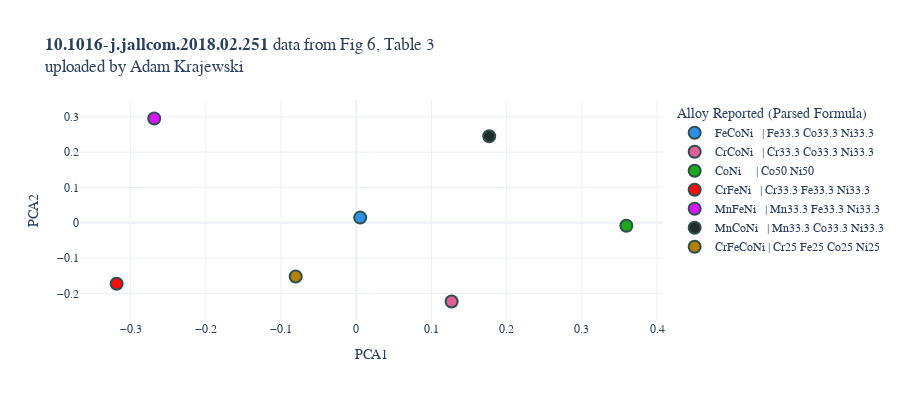
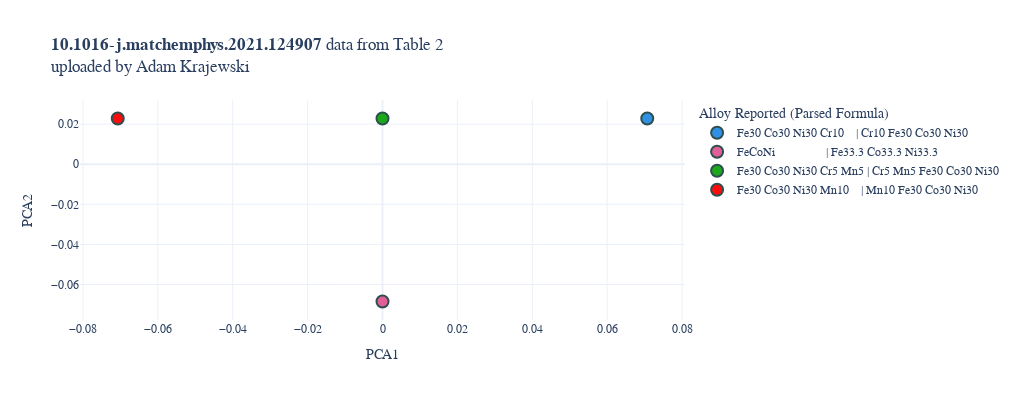
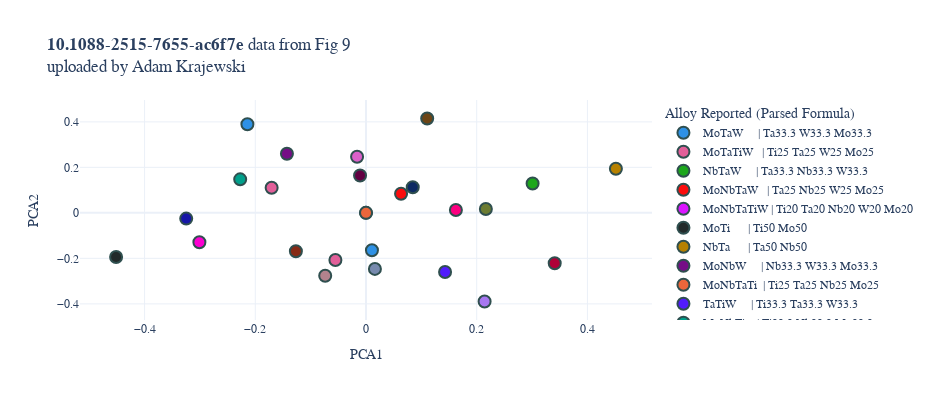

Notebook cell for these charts, in order:
### Markdown cell above
To focus on a single researcher's uploads, just like before, simply set the `name` field. Now, only DOIs from studies that were (at least partially) uploaded by the specified researcher will be returned by `get_allDOIs`.

### Code cell
sDOI = analysis.SingleDOIAnalyzer(doi='', name='Adam Krajewski')
doiList = sDOI.get_allDOIs() # Only considers DOIs with Adam's contributions
print(f"{len(doiList)} DOIs to process")
for doi in doiList[0:10]:
    sDOI.setDOI(doi)
    sDOI.get_compVecs_2DPCA()
    sDOI.analyze_compVecs_2DPCA(
        minSamples=4,
        showFigure=True
        )

### Figure 1 — Plotly figure (JSON) as saved in the notebook; plotly's stock layout.template omitted (floating-point values rounded to 4 significant figures)
{"data": [{"hovertemplate": "<b>%{hovertext}</b><br><br>Alloy Reported (Parsed Formula)=FeCoNi   | Fe33.3 Co33.3 Ni33.3<br>PCA1=%{x}<br>PCA2=%{y}<extra></extra>", "hovertext": ["F: Fe1 Co1 Ni1<br>PF: Fe33.3 Co33.3 Ni33.3<br>Raw: FeCoNi<br>RF: Fe1 Co1 Ni1"], "legendgroup": "FeCoNi   | Fe33.3 Co33.3 Ni33.3", "marker": {"color": "#2E91E5", "line": {"color": "DarkSlateGrey", "width": 2}, "size": 12, "symbol": "circle"}, "mode": "markers", "name": "FeCoNi   | Fe33.3 Co33.3 Ni33.3", "orientation": "v", "showlegend": true, "type": "scatter", "x": [0.005192], "xaxis": "x", "y": [0.01477], "yaxis": "y"}, {"hovertemplate": "<b>%{hovertext}</b><br><br>Alloy Reported (Parsed Formula)=CrCoNi   | Cr33.3 Co33.3 Ni33.3<br>PCA1=%{x}<br>PCA2=%{y}<extra></extra>", "hovertext": ["F: Cr1 Co1 Ni1<br>PF: Cr33.3 Co33.3 Ni33.3<br>Raw: CrCoNi<br>RF: Cr1 Co1 Ni1"], "legendgroup": "CrCoNi   | Cr33.3 Co33.3 Ni33.3", "marker": {"color": "#E15F99", "line": {"color": "DarkSlateGrey", "width": 2}, "size": 12, "symbol": "circle"}, "mode": "markers", "name": "CrCoNi   | Cr33.3 Co33.3 Ni33.3", "orientation": "v", "showlegend": true, "type": "scatter", "x": [0.1268], "xaxis": "x", "y": [-0.2224], "yaxis": "y"}, {"hovertemplate": "<b>%{hovertext}</b><br><br>Alloy Reported (Parsed Formula)=CoNi     | Co50 Ni50           <br>PCA1=%{x}<br>PCA2=%{y}<extra></extra>", "hovertext": ["F: Co1 Ni1<br>PF: Co50 Ni50<br>Raw: CoNi<br>RF: Co1 Ni1"], "legendgroup": "CoNi     | Co50 Ni50           ", "marker": {"color": "#1CA71C", "line": {"color": "DarkSlateGrey", "width": 2}, "size": 12, "symbol": "circle"}, "mode": "markers", "name": "CoNi     | Co50 Ni50           ", "orientation": "v", "showlegend": true, "type": "scatter", "x": [0.3592], "xaxis": "x", "y": [-0.008169], "yaxis": "y"}, {"hovertemplate": "<b>%{hovertext}</b><br><br>Alloy Reported (Parsed Formula)=CrFeNi   | Cr33.3 Fe33.3 Ni33.3<br>PCA1=%{x}<br>PCA2=%{y}<extra></extra>", "hovertext": ["F: Cr1 Fe1 Ni1<br>PF: Cr33.3 Fe33.3 Ni33.3<br>Raw: CrFeNi<br>RF: Cr1 Fe1 Ni1"], "legendgroup": "CrFeNi   | Cr33.3 Fe33.3 Ni33.3", "marker": {"color": "#FB0D0D", "line": {"color": "DarkSlateGrey", "width": 2}, "size": 12, "symbol": "circle"}, "mode": "markers", "name": "CrFeNi   | Cr33.3 Fe33.3 Ni33.3", "orientation": "v", "showlegend": true, "type": "scatter", "x": [-0.3187], "xaxis": "x", "y": [-0.1721], "yaxis": "y"}, {"hovertemplate": "<b>%{hovertext}</b><br><br>Alloy Reported (Parsed Formula)=MnFeNi   | Mn33.3 Fe33.3 Ni33.3<br>PCA1=%{x}<br>PCA2=%{y}<extra></extra>", "hovertext": ["F: Mn1 Fe1 Ni1<br>PF: Mn33.3 Fe33.3 Ni33.3<br>Raw: MnFeNi<br>RF: Mn1 Fe1 Ni1"], "legendgroup": "MnFeNi   | Mn33.3 Fe33.3 Ni33.3", "marker": {"color": "#DA16FF", "line": {"color": "DarkSlateGrey", "width": 2}, "size": 12, "symbol": "circle"}, "mode": "markers", "name": "MnFeNi   | Mn33.3 Fe33.3 Ni33.3", "orientation": "v", "showlegend": true, "type": "scatter", "x": [-0.2687], "xaxis": "x", "y": [0.295], "yaxis": "y"}, {"hovertemplate": "<b>%{hovertext}</b><br><br>Alloy Reported (Parsed Formula)=MnCoNi   | Mn33.3 Co33.3 Ni33.3<br>PCA1=%{x}<br>PCA2=%{y}<extra></extra>", "hovertext": ["F: Mn1 Co1 Ni1<br>PF: Mn33.3 Co33.3 Ni33.3<br>Raw: MnCoNi<br>RF: Mn1 Co1 Ni1"], "legendgroup": "MnCoNi   | Mn33.3 Co33.3 Ni33.3", "marker": {"color": "#222A2A", "line": {"color": "DarkSlateGrey", "width": 2}, "size": 12, "symbol": "circle"}, "mode": "markers", "name": "MnCoNi   | Mn33.3 Co33.3 Ni33.3", "orientation": "v", "showlegend": true, "type": "scatter", "x": [0.1768], "xaxis": "x", "y": [0.2447], "yaxis": "y"}, {"hovertemplate": "<b>%{hovertext}</b><br><br>Alloy Reported (Parsed Formula)=CrFeCoNi | Cr25 Fe25 Co25 Ni25 <br>PCA1=%{x}<br>PCA2=%{y}<extra></extra>", "hovertext": ["F: Cr1 Fe1 Co1 Ni1<br>PF: Cr25 Fe25 Co25 Ni25<br>Raw: CrFeCoNi<br>RF: Cr1 Fe1 Co1 Ni1"], "legendgroup": "CrFeCoNi | Cr25 Fe25 Co25 Ni25 ", "marker": {"color": "#B68100", "line": {"color": "DarkSlateGrey", "width": 2}, "size": 12, "symbol": "circle"}, "mode": "markers", "name": "CrFeCoNi | Cr25 Fe25 Co25 Ni25 ", "orientation": "v", "showlegend": true, "type": "scatter", "x": [-0.08058], "xaxis": "x", "y": [-0.1517], "yaxis": "y"}], "layout": {"font": {"family": "Consolas, monospace"}, "height": 400, "legend": {"title": {"text": "Alloy Reported (Parsed Formula)"}, "tracegroupgap": 0}, "title": {"text": "<b>10.1016-j.jallcom.2018.02.251</b> data from Fig 6, Table 3<br>uploaded by Adam Krajewski"}, "width": 901, "xaxis": {"anchor": "y", "domain": [0, 1], "title": {"text": "PCA1"}}, "yaxis": {"anchor": "x", "domain": [0, 1], "title": {"text": "PCA2"}}}}

### Figure 2 — Plotly figure (JSON) as saved in the notebook; plotly's stock layout.template omitted (floating-point values rounded to 4 significant figures)
{"data": [{"hovertemplate": "<b>%{hovertext}</b><br><br>Alloy Reported (Parsed Formula)=Fe30 Co30 Ni30 Cr10    | Cr10 Fe30 Co30 Ni30   <br>PCA1=%{x}<br>PCA2=%{y}<extra></extra>", "hovertext": ["F: Cr1 Fe3 Co3 Ni3<br>PF: Cr10 Fe30 Co30 Ni30<br>Raw: Fe30 Co30 Ni30 Cr10<br>RF: Cr1 Fe3 Co3 Ni3"], "legendgroup": "Fe30 Co30 Ni30 Cr10    | Cr10 Fe30 Co30 Ni30   ", "marker": {"color": "#2E91E5", "line": {"color": "DarkSlateGrey", "width": 2}, "size": 12, "symbol": "circle"}, "mode": "markers", "name": "Fe30 Co30 Ni30 Cr10    | Cr10 Fe30 Co30 Ni30   ", "orientation": "v", "showlegend": true, "type": "scatter", "x": [0.07071], "xaxis": "x", "y": [0.02282], "yaxis": "y"}, {"hovertemplate": "<b>%{hovertext}</b><br><br>Alloy Reported (Parsed Formula)=FeCoNi                 | Fe33.3 Co33.3 Ni33.3  <br>PCA1=%{x}<br>PCA2=%{y}<extra></extra>", "hovertext": ["F: Fe1 Co1 Ni1<br>PF: Fe33.3 Co33.3 Ni33.3<br>Raw: FeCoNi<br>RF: Fe1 Co1 Ni1"], "legendgroup": "FeCoNi                 | Fe33.3 Co33.3 Ni33.3  ", "marker": {"color": "#E15F99", "line": {"color": "DarkSlateGrey", "width": 2}, "size": 12, "symbol": "circle"}, "mode": "markers", "name": "FeCoNi                 | Fe33.3 Co33.3 Ni33.3  ", "orientation": "v", "showlegend": true, "type": "scatter", "x": [-2.22e-17], "xaxis": "x", "y": [-0.06847], "yaxis": "y"}, {"hovertemplate": "<b>%{hovertext}</b><br><br>Alloy Reported (Parsed Formula)=Fe30 Co30 Ni30 Cr5 Mn5 | Cr5 Mn5 Fe30 Co30 Ni30<br>PCA1=%{x}<br>PCA2=%{y}<extra></extra>", "hovertext": ["F: Cr1 Mn1 Fe6 Co6 Ni6<br>PF: Cr5 Mn5 Fe30 Co30 Ni30<br>Raw: Fe30 Co30 Ni30 Cr5 Mn5<br>RF: Cr1 Mn1 Fe6 Co6 Ni6"], "legendgroup": "Fe30 Co30 Ni30 Cr5 Mn5 | Cr5 Mn5 Fe30 Co30 Ni30", "marker": {"color": "#1CA71C", "line": {"color": "DarkSlateGrey", "width": 2}, "size": 12, "symbol": "circle"}, "mode": "markers", "name": "Fe30 Co30 Ni30 Cr5 Mn5 | Cr5 Mn5 Fe30 Co30 Ni30", "orientation": "v", "showlegend": true, "type": "scatter", "x": [3.692e-18], "xaxis": "x", "y": [0.02282], "yaxis": "y"}, {"hovertemplate": "<b>%{hovertext}</b><br><br>Alloy Reported (Parsed Formula)=Fe30 Co30 Ni30 Mn10    | Mn10 Fe30 Co30 Ni30   <br>PCA1=%{x}<br>PCA2=%{y}<extra></extra>", "hovertext": ["F: Mn1 Fe3 Co3 Ni3<br>PF: Mn10 Fe30 Co30 Ni30<br>Raw: Fe30 Co30 Ni30 Mn10<br>RF: Mn1 Fe3 Co3 Ni3"], "legendgroup": "Fe30 Co30 Ni30 Mn10    | Mn10 Fe30 Co30 Ni30   ", "marker": {"color": "#FB0D0D", "line": {"color": "DarkSlateGrey", "width": 2}, "size": 12, "symbol": "circle"}, "mode": "markers", "name": "Fe30 Co30 Ni30 Mn10    | Mn10 Fe30 Co30 Ni30   ", "orientation": "v", "showlegend": true, "type": "scatter", "x": [-0.07071], "xaxis": "x", "y": [0.02282], "yaxis": "y"}], "layout": {"font": {"family": "Consolas, monospace"}, "height": 400, "legend": {"title": {"text": "Alloy Reported (Parsed Formula)"}, "tracegroupgap": 0}, "title": {"text": "<b>10.1016-j.matchemphys.2021.124907</b> data from Table 2<br>uploaded by Adam Krajewski"}, "width": 1016, "xaxis": {"anchor": "y", "domain": [0, 1], "title": {"text": "PCA1"}}, "yaxis": {"anchor": "x", "domain": [0, 1], "title": {"text": "PCA2"}}}}

### Figure 3 — Plotly figure (JSON) as saved in the notebook; plotly's stock layout.template omitted (floating-point values rounded to 4 significant figures)
{"data": [{"hovertemplate": "<b>%{hovertext}</b><br><br>Alloy Reported (Parsed Formula)=MoTaW     | Ta33.3 W33.3 Mo33.3    <br>PCA1=%{x}<br>PCA2=%{y}<extra></extra>", "hovertext": ["F: Ta1 W1 Mo1<br>PF: Ta33.3 W33.3 Mo33.3<br>Raw: MoTaW<br>RF: Ta1 W1 Mo1"], "legendgroup": "MoTaW     | Ta33.3 W33.3 Mo33.3    ", "marker": {"color": "#2E91E5", "line": {"color": "DarkSlateGrey", "width": 2}, "size": 12, "symbol": "circle"}, "mode": "markers", "name": "MoTaW     | Ta33.3 W33.3 Mo33.3    ", "orientation": "v", "showlegend": true, "type": "scatter", "x": [0.01075], "xaxis": "x", "y": [-0.1642], "yaxis": "y"}, {"hovertemplate": "<b>%{hovertext}</b><br><br>Alloy Reported (Parsed Formula)=MoTaTiW   | Ti25 Ta25 W25 Mo25     <br>PCA1=%{x}<br>PCA2=%{y}<extra></extra>", "hovertext": ["F: Ti1 Ta1 W1 Mo1<br>PF: Ti25 Ta25 W25 Mo25<br>Raw: MoTaTiW<br>RF: Ti1 Ta1 W1 Mo1"], "legendgroup": "MoTaTiW   | Ti25 Ta25 W25 Mo25     ", "marker": {"color": "#E15F99", "line": {"color": "DarkSlateGrey", "width": 2}, "size": 12, "symbol": "circle"}, "mode": "markers", "name": "MoTaTiW   | Ti25 Ta25 W25 Mo25     ", "orientation": "v", "showlegend": true, "type": "scatter", "x": [-0.05527], "xaxis": "x", "y": [-0.2074], "yaxis": "y"}, {"hovertemplate": "<b>%{hovertext}</b><br><br>Alloy Reported (Parsed Formula)=NbTaW     | Ta33.3 Nb33.3 W33.3    <br>PCA1=%{x}<br>PCA2=%{y}<extra></extra>", "hovertext": ["F: Ta1 Nb1 W1<br>PF: Ta33.3 Nb33.3 W33.3<br>Raw: NbTaW<br>RF: Ta1 Nb1 W1"], "legendgroup": "NbTaW     | Ta33.3 Nb33.3 W33.3    ", "marker": {"color": "#1CA71C", "line": {"color": "DarkSlateGrey", "width": 2}, "size": 12, "symbol": "circle"}, "mode": "markers", "name": "NbTaW     | Ta33.3 Nb33.3 W33.3    ", "orientation": "v", "showlegend": true, "type": "scatter", "x": [0.301], "xaxis": "x", "y": [0.1291], "yaxis": "y"}, {"hovertemplate": "<b>%{hovertext}</b><br><br>Alloy Reported (Parsed Formula)=MoNbTaW   | Ta25 Nb25 W25 Mo25     <br>PCA1=%{x}<br>PCA2=%{y}<extra></extra>", "hovertext": ["F: Ta1 Nb1 W1 Mo1<br>PF: Ta25 Nb25 W25 Mo25<br>Raw: MoNbTaW<br>RF: Ta1 Nb1 W1 Mo1"], "legendgroup": "MoNbTaW   | Ta25 Nb25 W25 Mo25     ", "marker": {"color": "#FB0D0D", "line": {"color": "DarkSlateGrey", "width": 2}, "size": 12, "symbol": "circle"}, "mode": "markers", "name": "MoNbTaW   | Ta25 Nb25 W25 Mo25     ", "orientation": "v", "showlegend": true, "type": "scatter", "x": [0.06333], "xaxis": "x", "y": [0.08423], "yaxis": "y"}, {"hovertemplate": "<b>%{hovertext}</b><br><br>Alloy Reported (Parsed Formula)=MoNbTaTiW | Ti20 Ta20 Nb20 W20 Mo20<br>PCA1=%{x}<br>PCA2=%{y}<extra></extra>", "hovertext": ["F: Ti1 Ta1 Nb1 W1 Mo1<br>PF: Ti20 Ta20 Nb20 W20 Mo20<br>Raw: MoNbTaTiW<br>RF: Ti1 Ta1 Nb1 W1 Mo1"], "legendgroup": "MoNbTaTiW | Ti20 Ta20 Nb20 W20 Mo20", "marker": {"color": "#DA16FF", "line": {"color": "DarkSlateGrey", "width": 2}, "size": 12, "symbol": "circle"}, "mode": "markers", "name": "MoNbTaTiW | Ti20 Ta20 Nb20 W20 Mo20", "orientation": "v", "showlegend": true, "type": "scatter", "x": [0], "xaxis": "x", "y": [0], "yaxis": "y"}, {"hovertemplate": "<b>%{hovertext}</b><br><br>Alloy Reported (Parsed Formula)=MoTi      | Ti50 Mo50              <br>PCA1=%{x}<br>PCA2=%{y}<extra></extra>", "hovertext": ["F: Ti1 Mo1<br>PF: Ti50 Mo50<br>Raw: MoTi<br>RF: Ti1 Mo1"], "legendgroup": "MoTi      | Ti50 Mo50              ", "marker": {"color": "#222A2A", "line": {"color": "DarkSlateGrey", "width": 2}, "size": 12, "symbol": "circle"}, "mode": "markers", "name": "MoTi      | Ti50 Mo50              ", "orientation": "v", "showlegend": true, "type": "scatter", "x": [-0.4515], "xaxis": "x", "y": [-0.1937], "yaxis": "y"}, {"hovertemplate": "<b>%{hovertext}</b><br><br>Alloy Reported (Parsed Formula)=NbTa      | Ta50 Nb50              <br>PCA1=%{x}<br>PCA2=%{y}<extra></extra>", "hovertext": ["F: Ta1 Nb1<br>PF: Ta50 Nb50<br>Raw: NbTa<br>RF: Ta1 Nb1"], "legendgroup": "NbTa      | Ta50 Nb50              ", "marker": {"color": "#B68100", "line": {"color": "DarkSlateGrey", "width": 2}, "size": 12, "symbol": "circle"}, "mode": "markers", "name": "NbTa      | Ta50 Nb50              ", "orientation": "v", "showlegend": true, "type": "scatter", "x": [0.4515], "xaxis": "x", "y": [0.1937], "yaxis": "y"}, {"hovertemplate": "<b>%{hovertext}</b><br><br>Alloy Reported (Parsed Formula)=MoNbW     | Nb33.3 W33.3 Mo33.3    <br>PCA1=%{x}<br>PCA2=%{y}<extra></extra>", "hovertext": ["F: Nb1 W1 Mo1<br>PF: Nb33.3 W33.3 Mo33.3<br>Raw: MoNbW<br>RF: Nb1 W1 Mo1"], "legendgroup": "MoNbW     | Nb33.3 W33.3 Mo33.3    ", "marker": {"color": "#750D86", "line": {"color": "DarkSlateGrey", "width": 2}, "size": 12, "symbol": "circle"}, "mode": "markers", "name": "MoNbW     | Nb33.3 W33.3 Mo33.3    ", "orientation": "v", "showlegend": true, "type": "scatter", "x": [-0.1428], "xaxis": "x", "y": [0.2597], "yaxis": "y"}, {"hovertemplate": "<b>%{hovertext}</b><br><br>Alloy Reported (Parsed Formula)=MoNbTaTi  | Ti25 Ta25 Nb25 Mo25    <br>PCA1=%{x}<br>PCA2=%{y}<extra></extra>", "hovertext": ["F: Ti1 Ta1 Nb1 Mo1<br>PF: Ti25 Ta25 Nb25 Mo25<br>Raw: MoNbTaTi<br>RF: Ti1 Ta1 Nb1 Mo1"], "legendgroup": "MoNbTaTi  | Ti25 Ta25 Nb25 Mo25    ", "marker": {"color": "#EB663B", "line": {"color": "DarkSlateGrey", "width": 2}, "size": 12, "symbol": "circle"}, "mode": "markers", "name": "MoNbTaTi  | Ti25 Ta25 Nb25 Mo25    ", "orientation": "v", "showlegend": true, "type": "scatter", "x": [2.667e-17], "xaxis": "x", "y": [-2.095e-18], "yaxis": "y"}, {"hovertemplate": "<b>%{hovertext}</b><br><br>Alloy Reported (Parsed Formula)=TaTiW     | Ti33.3 Ta33.3 W33.3    <br>PCA1=%{x}<br>PCA2=%{y}<extra></extra>", "hovertext": ["F: Ti1 Ta1 W1<br>PF: Ti33.3 Ta33.3 W33.3<br>Raw: TaTiW<br>RF: Ti1 Ta1 W1"], "legendgroup": "TaTiW     | Ti33.3 Ta33.3 W33.3    ", "marker": {"color": "#511CFB", "line": {"color": "DarkSlateGrey", "width": 2}, "size": 12, "symbol": "circle"}, "mode": "markers", "name": "TaTiW     | Ti33.3 Ta33.3 W33.3    ", "orientation": "v", "showlegend": true, "type": "scatter", "x": [0.1428], "xaxis": "x", "y": [-0.2597], "yaxis": "y"}, {"hovertemplate": "<b>%{hovertext}</b><br><br>Alloy Reported (Parsed Formula)=MoNbTi    | Ti33.3 Nb33.3 Mo33.3   <br>PCA1=%{x}<br>PCA2=%{y}<extra></extra>", "hovertext": ["F: Ti1 Nb1 Mo1<br>PF: Ti33.3 Nb33.3 Mo33.3<br>Raw: MoNbTi<br>RF: Ti1 Nb1 Mo1"], "legendgroup": "MoNbTi    | Ti33.3 Nb33.3 Mo33.3   ", "marker": {"color": "#00A08B", "line": {"color": "DarkSlateGrey", "width": 2}, "size": 12, "symbol": "circle"}, "mode": "markers", "name": "MoNbTi    | Ti33.3 Nb33.3 Mo33.3   ", "orientation": "v", "showlegend": true, "type": "scatter", "x": [-0.2273], "xaxis": "x", "y": [0.1474], "yaxis": "y"}, {"hovertemplate": "<b>%{hovertext}</b><br><br>Alloy Reported (Parsed Formula)=MoTiW     | Ti33.3 W33.3 Mo33.3    <br>PCA1=%{x}<br>PCA2=%{y}<extra></extra>", "hovertext": ["F: Ti1 W1 Mo1<br>PF: Ti33.3 W33.3 Mo33.3<br>Raw: MoTiW<br>RF: Ti1 W1 Mo1"], "legendgroup": "MoTiW     | Ti33.3 W33.3 Mo33.3    ", "marker": {"color": "#FB00D1", "line": {"color": "DarkSlateGrey", "width": 2}, "size": 12, "symbol": "circle"}, "mode": "markers", "name": "MoTiW     | Ti33.3 W33.3 Mo33.3    ", "orientation": "v", "showlegend": true, "type": "scatter", "x": [-0.301], "xaxis": "x", "y": [-0.1291], "yaxis": "y"}, {"hovertemplate": "<b>%{hovertext}</b><br><br>Alloy Reported (Parsed Formula)=NbTaTiW   | Ti25 Ta25 Nb25 W25     <br>PCA1=%{x}<br>PCA2=%{y}<extra></extra>", "hovertext": ["F: Ti1 Ta1 Nb1 W1<br>PF: Ti25 Ta25 Nb25 W25<br>Raw: NbTaTiW<br>RF: Ti1 Ta1 Nb1 W1"], "legendgroup": "NbTaTiW   | Ti25 Ta25 Nb25 W25     ", "marker": {"color": "#FC0080", "line": {"color": "DarkSlateGrey", "width": 2}, "size": 12, "symbol": "circle"}, "mode": "markers", "name": "NbTaTiW   | Ti25 Ta25 Nb25 W25     ", "orientation": "v", "showlegend": true, "type": "scatter", "x": [0.1624], "xaxis": "x", "y": [0.01262], "yaxis": "y"}, {"hovertemplate": "<b>%{hovertext}</b><br><br>Alloy Reported (Parsed Formula)=MoTaTi    | Ti33.3 Ta33.3 Mo33.3   <br>PCA1=%{x}<br>PCA2=%{y}<extra></extra>", "hovertext": ["F: Ti1 Ta1 Mo1<br>PF: Ti33.3 Ta33.3 Mo33.3<br>Raw: MoTaTi<br>RF: Ti1 Ta1 Mo1"], "legendgroup": "MoTaTi    | Ti33.3 Ta33.3 Mo33.3   ", "marker": {"color": "#B2828D", "line": {"color": "DarkSlateGrey", "width": 2}, "size": 12, "symbol": "circle"}, "mode": "markers", "name": "MoTaTi    | Ti33.3 Ta33.3 Mo33.3   ", "orientation": "v", "showlegend": true, "type": "scatter", "x": [-0.07369], "xaxis": "x", "y": [-0.2766], "yaxis": "y"}, {"hovertemplate": "<b>%{hovertext}</b><br><br>Alloy Reported (Parsed Formula)=NbTaTi    | Ti33.3 Ta33.3 Nb33.3   <br>PCA1=%{x}<br>PCA2=%{y}<extra></extra>", "hovertext": ["F: Ti1 Ta1 Nb1<br>PF: Ti33.3 Ta33.3 Nb33.3<br>Raw: NbTaTi<br>RF: Ti1 Ta1 Nb1"], "legendgroup": "NbTaTi    | Ti33.3 Ta33.3 Nb33.3   ", "marker": {"color": "#6C7C32", "line": {"color": "DarkSlateGrey", "width": 2}, "size": 12, "symbol": "circle"}, "mode": "markers", "name": "NbTaTi    | Ti33.3 Ta33.3 Nb33.3   ", "orientation": "v", "showlegend": true, "type": "scatter", "x": [0.2165], "xaxis": "x", "y": [0.01682], "yaxis": "y"}, {"hovertemplate": "<b>%{hovertext}</b><br><br>Alloy Reported (Parsed Formula)=MoTa      | Ta50 Mo50              <br>PCA1=%{x}<br>PCA2=%{y}<extra></extra>", "hovertext": ["F: Ta1 Mo1<br>PF: Ta50 Mo50<br>Raw: MoTa<br>RF: Ta1 Mo1"], "legendgroup": "MoTa      | Ta50 Mo50              ", "marker": {"color": "#778AAE", "line": {"color": "DarkSlateGrey", "width": 2}, "size": 12, "symbol": "circle"}, "mode": "markers", "name": "MoTa      | Ta50 Mo50              ", "orientation": "v", "showlegend": true, "type": "scatter", "x": [0.01612], "xaxis": "x", "y": [-0.2464], "yaxis": "y"}, {"hovertemplate": "<b>%{hovertext}</b><br><br>Alloy Reported (Parsed Formula)=TiW       | Ti50 W50               <br>PCA1=%{x}<br>PCA2=%{y}<extra></extra>", "hovertext": ["F: Ti1 W1<br>PF: Ti50 W50<br>Raw: TiW<br>RF: Ti1 W1"], "legendgroup": "TiW       | Ti50 W50               ", "marker": {"color": "#862A16", "line": {"color": "DarkSlateGrey", "width": 2}, "size": 12, "symbol": "circle"}, "mode": "markers", "name": "TiW       | Ti50 W50               ", "orientation": "v", "showlegend": true, "type": "scatter", "x": [-0.1267], "xaxis": "x", "y": [-0.1685], "yaxis": "y"}, {"hovertemplate": "<b>%{hovertext}</b><br><br>Alloy Reported (Parsed Formula)=TaTi      | Ti50 Ta50              <br>PCA1=%{x}<br>PCA2=%{y}<extra></extra>", "hovertext": ["F: Ti1 Ta1<br>PF: Ti50 Ta50<br>Raw: TaTi<br>RF: Ti1 Ta1"], "legendgroup": "TaTi      | Ti50 Ta50              ", "marker": {"color": "#A777F1", "line": {"color": "DarkSlateGrey", "width": 2}, "size": 12, "symbol": "circle"}, "mode": "markers", "name": "TaTi      | Ti50 Ta50              ", "orientation": "v", "showlegend": true, "type": "scatter", "x": [0.2143], "xaxis": "x", "y": [-0.3896], "yaxis": "y"}, {"hovertemplate": "<b>%{hovertext}</b><br><br>Alloy Reported (Parsed Formula)=NbTiW     | Ti33.3 Nb33.3 W33.3    <br>PCA1=%{x}<br>PCA2=%{y}<extra></extra>", "hovertext": ["F: Ti1 Nb1 W1<br>PF: Ti33.3 Nb33.3 W33.3<br>Raw: NbTiW<br>RF: Ti1 Nb1 W1"], "legendgroup": "NbTiW     | Ti33.3 Nb33.3 W33.3    ", "marker": {"color": "#620042", "line": {"color": "DarkSlateGrey", "width": 2}, "size": 12, "symbol": "circle"}, "mode": "markers", "name": "NbTiW     | Ti33.3 Nb33.3 W33.3    ", "orientation": "v", "showlegend": true, "type": "scatter", "x": [-0.01075], "xaxis": "x", "y": [0.1642], "yaxis": "y"}, {"hovertemplate": "<b>%{hovertext}</b><br><br>Alloy Reported (Parsed Formula)=MoW       | W50 Mo50               <br>PCA1=%{x}<br>PCA2=%{y}<extra></extra>", "hovertext": ["F: W1 Mo1<br>PF: W50 Mo50<br>Raw: MoW<br>RF: W1 Mo1"], "legendgroup": "MoW       | W50 Mo50               ", "marker": {"color": "#1616A7", "line": {"color": "DarkSlateGrey", "width": 2}, "size": 12, "symbol": "circle"}, "mode": "markers", "name": "MoW       | W50 Mo50               ", "orientation": "v", "showlegend": true, "type": "scatter", "x": [-0.3248], "xaxis": "x", "y": [-0.02523], "yaxis": "y"}, {"hovertemplate": "<b>%{hovertext}</b><br><br>Alloy Reported (Parsed Formula)=NbTi      | Ti50 Nb50              <br>PCA1=%{x}<br>PCA2=%{y}<extra></extra>", "hovertext": ["F: Ti1 Nb1<br>PF: Ti50 Nb50<br>Raw: NbTi<br>RF: Ti1 Nb1"], "legendgroup": "NbTi      | Ti50 Nb50              ", "marker": {"color": "#DA60CA", "line": {"color": "DarkSlateGrey", "width": 2}, "size": 12, "symbol": "circle"}, "mode": "markers", "name": "NbTi      | Ti50 Nb50              ", "orientation": "v", "showlegend": true, "type": "scatter", "x": [-0.01612], "xaxis": "x", "y": [0.2464], "yaxis": "y"}, {"hovertemplate": "<b>%{hovertext}</b><br><br>Alloy Reported (Parsed Formula)=NbW       | Nb50 W50               <br>PCA1=%{x}<br>PCA2=%{y}<extra></extra>", "hovertext": ["F: Nb1 W1<br>PF: Nb50 W50<br>Raw: NbW<br>RF: Nb1 W1"], "legendgroup": "NbW       | Nb50 W50               ", "marker": {"color": "#6C4516", "line": {"color": "DarkSlateGrey", "width": 2}, "size": 12, "symbol": "circle"}, "mode": "markers", "name": "NbW       | Nb50 W50               ", "orientation": "v", "showlegend": true, "type": "scatter", "x": [0.1105], "xaxis": "x", "y": [0.4148], "yaxis": "y"}, {"hovertemplate": "<b>%{hovertext}</b><br><br>Alloy Reported (Parsed Formula)=MoNbTa    | Ta33.3 Nb33.3 Mo33.3   <br>PCA1=%{x}<br>PCA2=%{y}<extra></extra>", "hovertext": ["F: Ta1 Nb1 Mo1<br>PF: Ta33.3 Nb33.3 Mo33.3<br>Raw: MoNbTa<br>RF: Ta1 Nb1 Mo1"], "legendgroup": "MoNbTa    | Ta33.3 Nb33.3 Mo33.3   ", "marker": {"color": "#0D2A63", "line": {"color": "DarkSlateGrey", "width": 2}, "size": 12, "symbol": "circle"}, "mode": "markers", "name": "MoNbTa    | Ta33.3 Nb33.3 Mo33.3   ", "orientation": "v", "showlegend": true, "type": "scatter", "x": [0.08444], "xaxis": "x", "y": [0.1123], "yaxis": "y"}, {"hovertemplate": "<b>%{hovertext}</b><br><br>Alloy Reported (Parsed Formula)=TaW       | Ta50 W50               <br>PCA1=%{x}<br>PCA2=%{y}<extra></extra>", "hovertext": ["F: Ta1 W1<br>PF: Ta50 W50<br>Raw: TaW<br>RF: Ta1 W1"], "legendgroup": "TaW       | Ta50 W50               ", "marker": {"color": "#AF0038", "line": {"color": "DarkSlateGrey", "width": 2}, "size": 12, "symbol": "circle"}, "mode": "markers", "name": "TaW       | Ta50 W50               ", "orientation": "v", "showlegend": true, "type": "scatter", "x": [0.3409], "xaxis": "x", "y": [-0.2211], "yaxis": "y"}, {"hovertemplate": "<b>%{hovertext}</b><br><br>Alloy Reported (Parsed Formula)=MoNb      | Nb50 Mo50              <br>PCA1=%{x}<br>PCA2=%{y}<extra></extra>", "hovertext": ["F: Nb1 Mo1<br>PF: Nb50 Mo50<br>Raw: MoNb<br>RF: Nb1 Mo1"], "legendgroup": "MoNb      | Nb50 Mo50              ", "marker": {"color": "#2E91E5", "line": {"color": "DarkSlateGrey", "width": 2}, "size": 12, "symbol": "circle"}, "mode": "markers", "name": "MoNb      | Nb50 Mo50              ", "orientation": "v", "showlegend": true, "type": "scatter", "x": [-0.2143], "xaxis": "x", "y": [0.3896], "yaxis": "y"}, {"hovertemplate": "<b>%{hovertext}</b><br><br>Alloy Reported (Parsed Formula)=MoNbTiW   | Ti25 Nb25 W25 Mo25     <br>PCA1=%{x}<br>PCA2=%{y}<extra></extra>", "hovertext": ["F: Ti1 Nb1 W1 Mo1<br>PF: Ti25 Nb25 W25 Mo25<br>Raw: MoNbTiW<br>RF: Ti1 Nb1 W1 Mo1"], "legendgroup": "MoNbTiW   | Ti25 Nb25 W25 Mo25     ", "marker": {"color": "#E15F99", "line": {"color": "DarkSlateGrey", "width": 2}, "size": 12, "symbol": "circle"}, "mode": "markers", "name": "MoNbTiW   | Ti25 Nb25 W25 Mo25     ", "orientation": "v", "showlegend": true, "type": "scatter", "x": [-0.1705], "xaxis": "x", "y": [0.1106], "yaxis": "y"}], "layout": {"font": {"family": "Consolas, monospace"}, "height": 400, "legend": {"title": {"text": "Alloy Reported (Parsed Formula)"}, "tracegroupgap": 0}, "title": {"text": "<b>10.1088-2515-7655-ac6f7e</b> data from Fig 9<br>uploaded by Adam Krajewski"}, "width": 930, "xaxis": {"anchor": "y", "domain": [0, 1], "title": {"text": "PCA1"}}, "yaxis": {"anchor": "x", "domain": [0, 1], "title": {"text": "PCA2"}}}}
